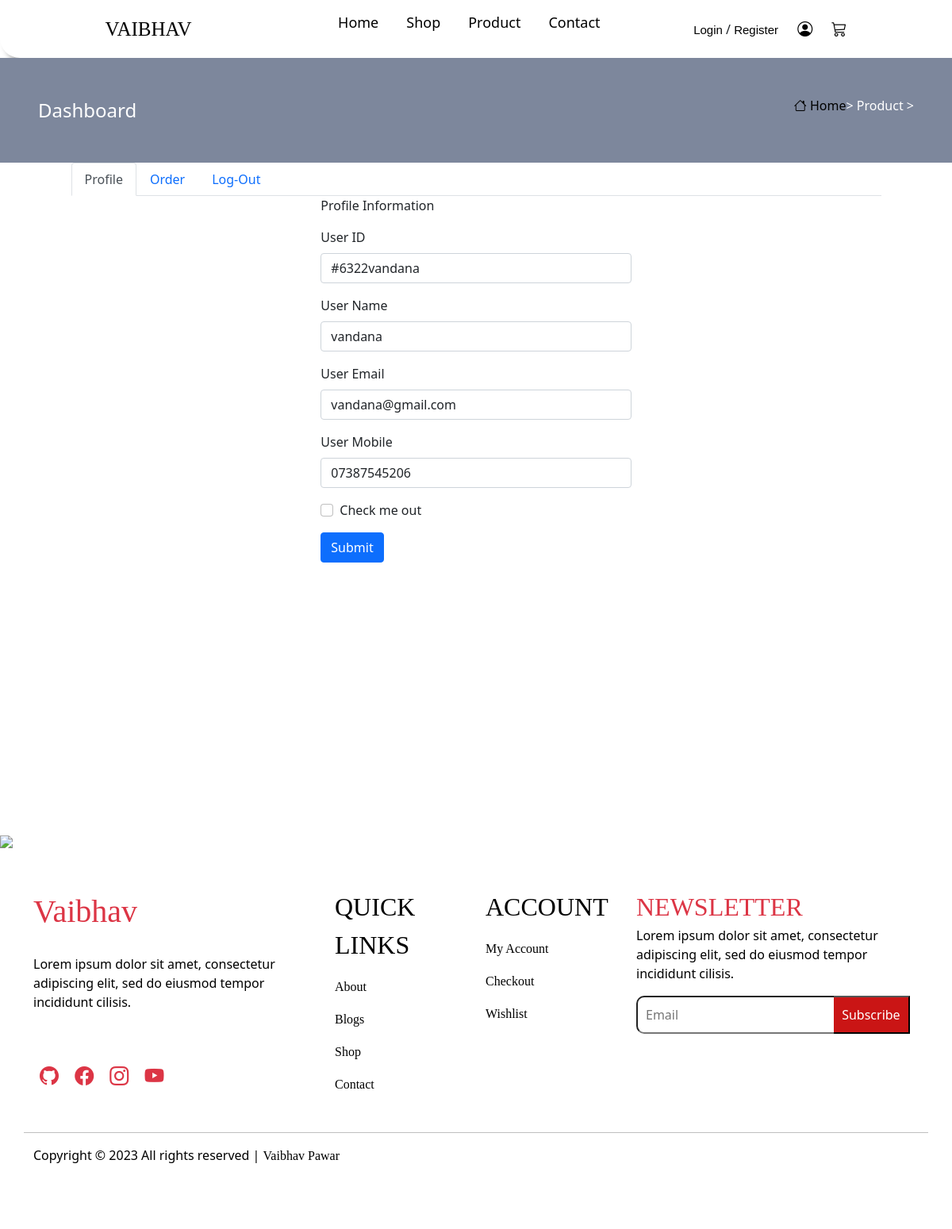
The app's page /Dashboard.php (signed in) with its own data.
### tables this page shows
CREATE TABLE `customer` (
  `ID` int(15) NOT NULL,
  `Name` varchar(255) NOT NULL,
  `Email` varchar(255) NOT NULL,
  `Mobile` varchar(255) NOT NULL,
  `password` varchar(255) NOT NULL,
  `cutomers_id` varchar(255) NOT NULL,
  `Action` varchar(255) NOT NULL,
  `Date` date NOT NULL DEFAULT current_timestamp()
);

### Dashboard.php (the view, shortened to what this page needs)
<?php
include 'DB.php';
?>
<!doctype html>
<html lang="en">
<head>
    <link href="https://cdn.jsdelivr.net/npm/bootstrap@5.0.2/dist/css/bootstrap.min.css" rel="stylesheet">
    <link rel="stylesheet" href="CSS/Nav.css">
    <link rel="stylesheet" href="CSS/index.css">
    <link rel="stylesheet" href="https://cdn.jsdelivr.net/npm/bootstrap-icons@1.10.4/font/bootstrap-icons.css">
</head>
<body>
    <?php include 'Navbar.php'; ?>
    <div class="conatiner-fluid p-5 page">
        <div class="row justify-content-center">
            <div class="col-md-6 d-flex justify-content-end order-lg-2 pb-2  ">
                <a href="index.php"><i class="bi bi-house"></i> Home</a> > Product >
            </div>
            <div class="col-md-6 fs-4 order-lg-1">
                Dashboard
            </div>
        </div>
    </div>
    <div class="container">
        <div class="row justify-content-center">
            <div class="col-md-11">
                <ul class="nav nav-tabs" id="myTab" role="tablist">
                    <li class="nav-item" role="presentation">
                        <button class="nav-link active" id="home-tab" data-bs-toggle="tab" data-bs-target="#home" type="button" role="tab" aria-controls="home" aria-selected="true">Profile</button>
                    </li>
                    <li class="nav-item" role="presentation">
                        <button class="nav-link" id="profile-tab" data-bs-toggle="tab" data-bs-target="#profile" type="button" role="tab" aria-controls="profile" aria-selected="false">Order</button>
                    </li>
                    <li class="nav-item" role="presentation">
                        <button class="nav-link" id="contact-tab" data-bs-toggle="tab" data-bs-target="#contact" type="button" role="tab" aria-controls="contact" aria-selected="false">Log-Out</button>
                    </li>
                </ul>
                <div class="tab-content" id="myTabContent">
                    <div class="tab-pane fade show active" id="home" role="tabpanel" aria-labelledby="home-tab">
                        <div class="container">
                            <div class="row justify-content-center">
                                <div class="col-md-5">
                                    <p>Profile Information</p>
                                    <?php
                                    $Email = $_SESSION['Email'];
                                    $select_user = "SELECT * FROM `customer` WHERE Email='$Email'";
                                    $query = mysqli_query($con, $select_user);
                                    while ($row = mysqli_fetch_assoc($query)) {
                                        if ($select_user) {
                                    ?>
                                            <form action="POST">
                                                <div class="mb-3">
                                                    <label for="exampleInputEmail1" class="form-label">User ID</label>
                                                    <input type="text" class="form-control" value="<?php echo $row['cutomers_id']; ?>" id="exampleInputEmail1" aria-describedby="emailHelp">
                                                </div>
                                                <div class="mb-3">
                                                    <label for="exampleInputEmail1" class="form-label">User Name</label>
                                                    <input type="text" class="form-control" value="<?php echo $row['Name']; ?>" id="exampleInputEmail1" aria-describedby="emailHelp">
                                                </div>
                                                <div class="mb-3">
                                                    <label for="exampleInputEmail1" class="form-label">User Email</label>
                                                    <input type="text" class="form-control" value="<?php echo $row['Email']; ?>" id="exampleInputEmail1" aria-describedby="emailHelp">
                                                </div>
                                                <div class="mb-3">
                                                    <label for="exampleInputEmail1" class="form-label">User Mobile</label>
                                                    <input type="text" class="form-control" value="<?php echo $row['Mobile']; ?>" id="exampleInputEmail1" aria-describedby="emailHelp">
                                                </div>
                                                <div class="mb-3 form-check">
                                                    <input type="checkbox" class="form-check-input" id="exampleCheck1">
                                                    <label class="form-check-label" for="exampleCheck1">Check me out</label>
                                                </div>
                                                <a href="update.php?ids<?php echo $row['cutomers_id'] ?>" type="submit" class="btn btn-primary">Submit</a>
                                            </form>
                                    <?php
                                        }
                                    }
                                    ?>
                                </div>
                            </div>
                        </div>
                    </div>
                </div>
            </div>
        </div>
    </div>
    <?php include 'footer.php'; ?>
</body>
</html>

### CSS/Nav.css (style rules this page uses)
a { text-decoration: none; }

### CSS/index.css (style rules this page uses)
a { color: #fff; }
.page { background-color: #7d879c; color: White; }

### Dashboard.php (style rules this page uses)
a { color: black; }
li { list-style: none; transition: 0.5 all; }
.tab-content { height: 100vh; }

### records on screen
customer: cutomers "#6322vandana", Name "vandana", Email "vandana@gmail.com", Mobile "07387545206"
